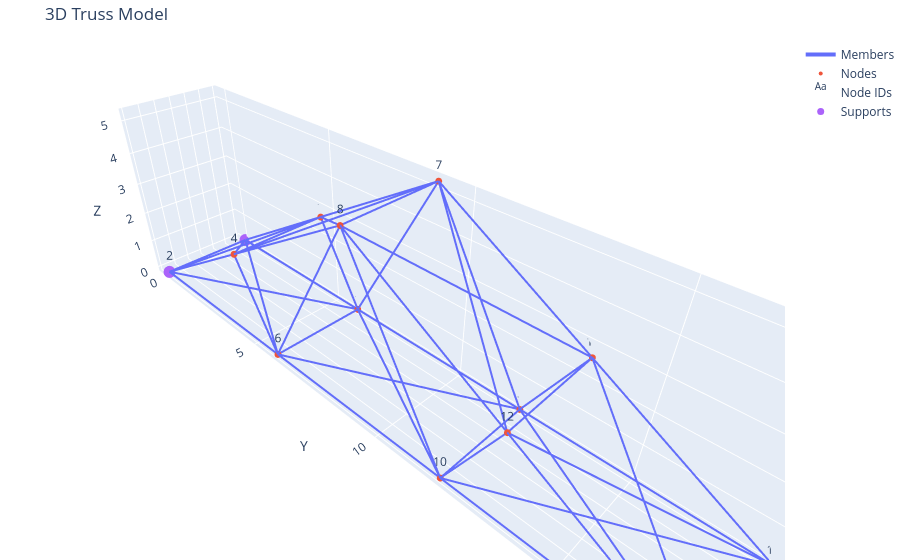
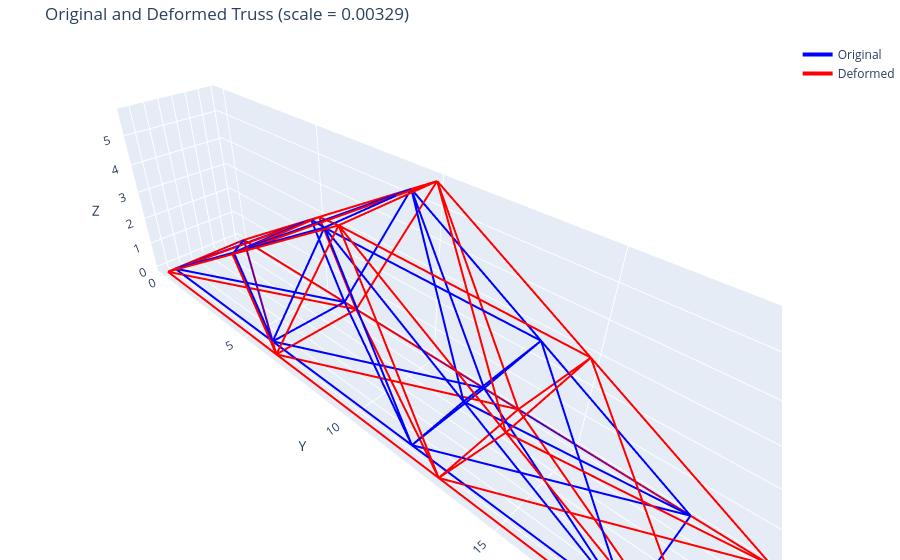

The code cell stored with these charts, in order, in its notebook:
### Markdown cell above
### Validation Temperature Loads

### Code cell
filepath = 'inputs/validation_truss_temperature.json'

result = solver.truss_solver(filepath)
pp = postprocess.truss_output(filepath, result, table_output="xlsx")

### Figure 1 — Plotly figure (JSON) as saved in the notebook; plotly's stock layout.template omitted (floating-point values rounded to 4 significant figures; data arrays with more than 128 entries replaced by an {"elided": "..."} marker saying what was removed)
{"data": [{"line": {"width": 4}, "mode": "lines", "name": "Members", "type": "scatter3d", "x": {"elided": "129 int values"}, "y": {"elided": "129 float values"}, "z": {"elided": "129 float values"}}, {"marker": {"size": 4}, "mode": "markers", "name": "Nodes", "type": "scatter3d", "x": [0, 3, 0, 3, 0, 3, 0, 3, 0, 3, 0, 3, 0, 3], "y": [0, 0, 4.5, 4.5, 6, 6, 9, 9, 12, 12, 13.5, 13.5, 18, 18], "z": [0, 0, 2.598, 2.598, 0, 0, 5.196, 5.196, 0, 0, 2.598, 2.598, 0, 0]}, {"mode": "text", "name": "Node IDs", "text": ["1", "2", "3", "4", "5", "6", "7", "8", "9", "10", "11", "12", "13", "14"], "textposition": "top center", "type": "scatter3d", "x": [0, 3, 0, 3, 0, 3, 0, 3, 0, 3, 0, 3, 0, 3], "y": [0, 0, 4.5, 4.5, 6, 6, 9, 9, 12, 12, 13.5, 13.5, 18, 18], "z": [0, 0, 2.598, 2.598, 0, 0, 5.196, 5.196, 0, 0, 2.598, 2.598, 0, 0]}, {"marker": {"size": 7}, "mode": "markers", "name": "Supports", "type": "scatter3d", "x": [0, 3, 0, 3], "y": [0, 0, 18, 18], "z": [0, 0, 0, 0]}], "layout": {"margin": {"b": 0, "l": 0, "r": 0, "t": 40}, "scene": {"aspectmode": "data", "xaxis": {"title": {"text": "X"}}, "yaxis": {"title": {"text": "Y"}}, "zaxis": {"title": {"text": "Z"}}}, "showlegend": true, "title": {"text": "3D Truss Model"}}}

### Figure 2 — Plotly figure (JSON) as saved in the notebook; plotly's stock layout.template omitted (floating-point values rounded to 4 significant figures; data arrays with more than 128 entries replaced by an {"elided": "..."} marker saying what was removed)
{"data": [{"line": {"color": "blue", "width": 4}, "mode": "lines", "name": "Original", "type": "scatter3d", "x": {"elided": "129 int values"}, "y": {"elided": "129 float values"}, "z": {"elided": "129 float values"}}, {"line": {"color": "red", "width": 4}, "mode": "lines", "name": "Deformed", "type": "scatter3d", "x": {"elided": "129 float values"}, "y": {"elided": "129 float values"}, "z": {"elided": "129 float values"}}], "layout": {"margin": {"b": 0, "l": 0, "r": 0, "t": 40}, "scene": {"aspectmode": "data", "xaxis": {"title": {"text": "X"}}, "yaxis": {"title": {"text": "Y"}}, "zaxis": {"title": {"text": "Z"}}}, "title": {"text": "Original and Deformed Truss (scale = 0.00329)"}}}
